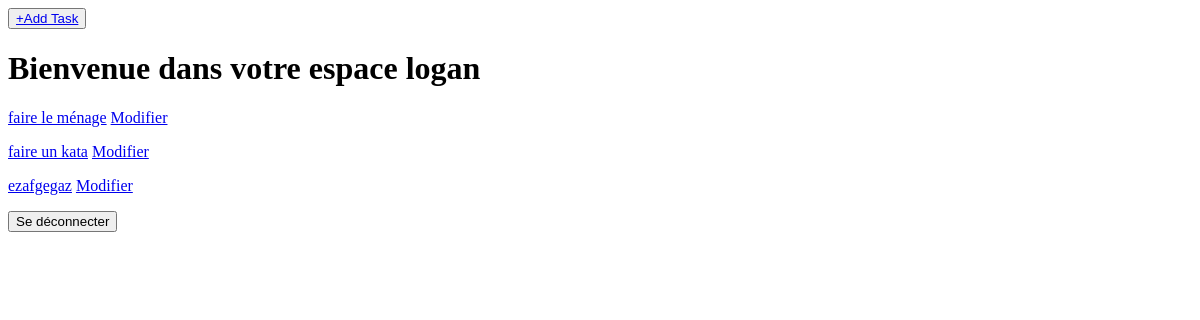
Before: /todolist/home (signed in) with the older database file.
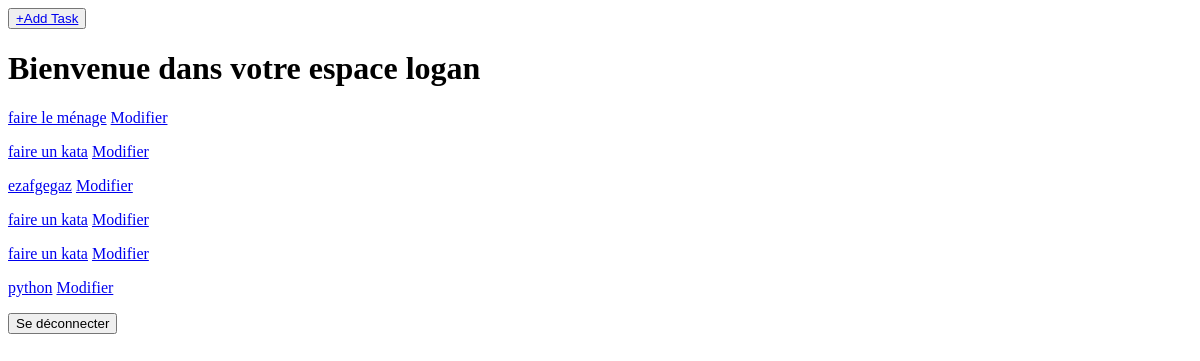
After: the same page with the newer database file.
### todolist/models.py (models this page shows)
class Task(models.Model):
    class Priority(models.TextChoices):
        HIGH = "high", "élevé"
        NORMAL = "normal", "moyenne"
        LOW = "low", "faible"
    class Status(models.TextChoices):
        TODO = "todo", 'à faire'
        PROGRESS = "progress", 'En cours'
        DONE = "done", 'Terminé'
    name = models.CharField(max_length=200)
    description = models.TextField()
    status = models.CharField(
        max_length=10,
        choices=Status.choices,
        default=Status.TODO,
    )
    priority = models.CharField(
        max_length=10,
        choices=Priority.choices,
        default=Priority.NORMAL,
    )
    deadline = models.DateField(null=True, blank=True)
    user = models.ForeignKey(User, on_delete=models.CASCADE)
    category = models.ForeignKey(Category, on_delete=models.CASCADE)
    def __str__(self):
        return self.name

### todolist/views/tasks.py (the view)
# urls.py: path('home', tasks.home, name="home"),
@login_required
def home(request):
    tasks = Task.objects.filter(user=request.user)
    return render(request, "todolist/home.html", {"tasks": tasks})

### todolist/templates/todolist/home.html (shortened to what this page needs)
<button> <a href="{% url "todolist:new_task" %}">+Add Task</a></button>
<h1>Bienvenue dans votre espace {{user.username}}</h1>
{% for task in tasks  %}
  <div>
    <p>
      <a href="{% url "todolist:detail_task" task.id %}">{{task}}</a>
      <a href="{% url "todolist:update_task" task.id %}">Modifier</a>
    </p>
  </div>
{% endfor %}
<form action="{% url "todolist:logout" %}" method="post">
  <button type="submit">Se déconnecter</button>
</form>

Changed rows visible on the page:
added Task: name "faire un kata"
added Task: name "faire un kata"
added Task: name "python"
